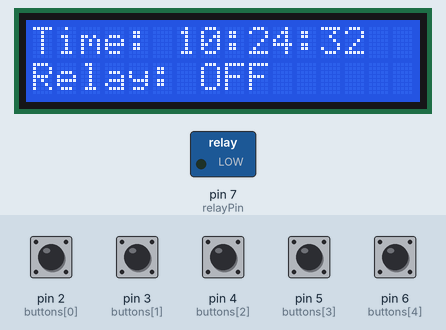
Bench run of a sketch on a simulated Arduino Uno, built with avr-gcc and run on an emulated ATmega328P. Parts: 16×2 character LCD, switched loads named in the sketch (green lamp = pin HIGH). Inputs (shaded band) come from the test bench; at power-on: pin 2 (buttons[0]), pin 3 (buttons[1]), pin 4 (buttons[2]), pin 5 (buttons[3]), pin 6 (buttons[4]) HIGH. The local clock reads 2024-03-15 10:24:30 at power-on unless the sketch sets it; EEPROM starts erased.

Above: at 2.8 s.
2.9 s: pin 2 (buttons[0]) pulled LOW for 0.15 s
At 3.7 s:
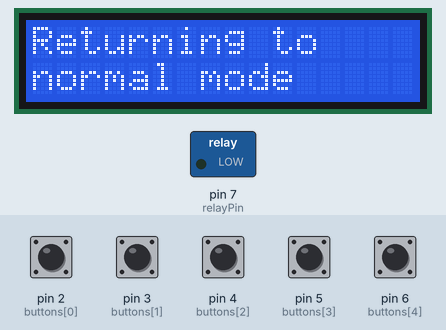
5.4 s: pin 2 (buttons[0]) pulled LOW for 0.15 s
At 6.3 s:
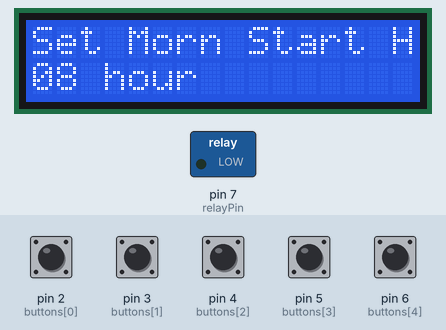
7.4 s: pin 2 (buttons[0]) pulled LOW for 3.2 s
At 10.5 s:
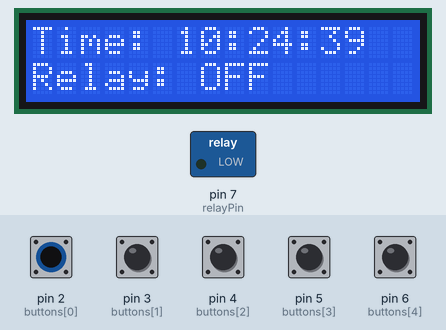
Timing chart, 0 to 12.0 s (numbered marks = the images above; inputs shaded):
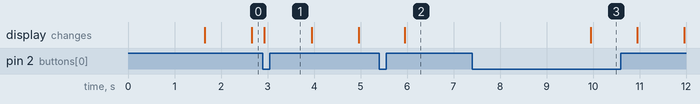

The sketch:

sketch.ino
```cpp
#include <Wire.h>
#include "RTClib.h"
#include <EEPROM.h>
#include <LiquidCrystal_I2C.h>

// ============= Configuration =============
#define LCD_ADDRESS      0x27     // I2C address: 0x27 or 0x3F
#define LCD_COLS        16
#define LCD_ROWS        2
#define DEBOUNCE_DELAY  300      // ms
#define IDLE_TIMEOUT    30000    // 30 seconds
#define EEPROM_SIGNATURE 0xAA    // EEPROM validation marker

// ============= Hardware Pins =============
const byte relayPin = 7;
const byte buttons[] = {2, 3, 4, 5, 6}; // mode, next, up, down, save

// ============= Global Objects =============
RTC_DS1307 rtc;
LiquidCrystal_I2C lcd(LCD_ADDRESS, LCD_COLS, LCD_ROWS);

// ============= State Variables =============
struct SystemState {
  bool setupMode = false;
  bool relayState = false;
  byte settingIndex = 0;
  byte timeValues[8]; // [mStartH, mStartM, mEndH, mEndM, eStartH, eStartM, eEndH, eEndM]
  unsigned long lastDebounce = 0;
  unsigned long lastActivity = 0;
  unsigned long lastDisplayUpdate = 0;
} state;

// Function prototypes
void initHardware();
void initRTC();
void loadSettings();
void showSplashScreen();
void handleButtons();
void handleIdleTimeout(unsigned long now);
void updateDisplay(unsigned long now);
void adjustTimeValue(int delta);
void handleRelayControl();
void saveSettings();
void printTime(const DateTime &time);
void printTwoDigits(byte number);
String getSettingName(byte index);

// ============= Setup =============
void setup() {
  Serial.begin(9600);
  initHardware();
  initRTC();
  loadSettings();
  showSplashScreen();
}

void initHardware() {
  lcd.begin(LCD_COLS, LCD_ROWS);
  lcd.backlight();

  pinMode(relayPin, OUTPUT);
  digitalWrite(relayPin, LOW);

  for (byte i = 0; i < sizeof(buttons)/sizeof(buttons[0]); i++) {
    pinMode(buttons[i], INPUT_PULLUP);
  }
}

void initRTC() {
  if (!rtc.begin()) {
    lcd.clear();
    lcd.setCursor(0, 0);
    lcd.print("RTC NOT FOUND!");
    lcd.setCursor(0, 1);
    lcd.print("Halting...");
    while (true);
  }

  if (!rtc.isrunning()) {
    lcd.clear();
    lcd.setCursor(0, 0);
    lcd.print("RTC Battery Low");
    lcd.setCursor(0, 1);
    lcd.print("Time may be wrong");
    delay(2000);
  }
}

// ============= Main Loop =============
void loop() {
  unsigned long now = millis();

  handleButtons();
  handleIdleTimeout(now);

  if (now - state.lastDisplayUpdate >= 1000) {
    updateDisplay(now);
    state.lastDisplayUpdate = now;
  }

  if (state.setupMode) {
    // Setup mode handling is now within handleButtons()
  } else {
    handleRelayControl();
  }
}

// ============= Button Handling =============
void handleButtons() {
  if (millis() - state.lastDebounce < DEBOUNCE_DELAY) return;

  if (digitalRead(buttons[0]) == LOW) { // Mode button
    state.setupMode = !state.setupMode;
    state.settingIndex = 0;
    state.lastDebounce = millis();
    state.lastActivity = millis();
    return;
  }

  if (!state.setupMode) return;

  if (digitalRead(buttons[1]) == LOW) { // Next button
    state.settingIndex = (state.settingIndex + 1) % 8;
    state.lastDebounce = millis();
    state.lastActivity = millis();
  }
  else if (digitalRead(buttons[2]) == LOW) { // Up button
    adjustTimeValue(1);
    state.lastDebounce = millis();
    state.lastActivity = millis();
  }
  else if (digitalRead(buttons[3]) == LOW) { // Down button
    adjustTimeValue(-1);
    state.lastDebounce = millis();
    state.lastActivity = millis();
  }
  else if (digitalRead(buttons[4]) == LOW) { // Save button
    saveSettings();
    state.setupMode = false;
    state.lastDebounce = millis();
    state.lastActivity = millis();
    lcd.clear();
    lcd.print("Settings Saved!");
    delay(1000);
  }
}

void adjustTimeValue(int delta) {
  byte maxValue = (state.settingIndex % 2 == 0) ? 23 : 59;
  state.timeValues[state.settingIndex] = (state.timeValues[state.settingIndex] + delta + maxValue + 1) % (maxValue + 1);
}

// ============= Display Handling =============
void updateDisplay(unsigned long now) {
  lcd.clear();

  if (state.setupMode) {
    lcd.setCursor(0, 0);
    lcd.print("Set ");
    lcd.print(getSettingName(state.settingIndex));
    lcd.setCursor(0, 1);
    printTwoDigits(state.timeValues[state.settingIndex]);
    lcd.print(state.settingIndex % 2 ? " min" : " hour");
  } else {
    DateTime time = rtc.now();
    lcd.setCursor(0, 0);
    lcd.print("Time: ");
    printTime(time);

    lcd.setCursor(0, 1);
    lcd.print("Relay: ");
    lcd.print(state.relayState ? "ON " : "OFF");

    if (!rtc.isrunning()) {
      lcd.setCursor(13, 1);
      lcd.print("LOW");
    }
  }
}

void printTime(const DateTime &time) {
  printTwoDigits(time.hour());
  lcd.print(":");
  printTwoDigits(time.minute());
  lcd.print(":");
  printTwoDigits(time.second());
}

void printTwoDigits(byte number) {
  if (number < 10) lcd.print("0");
  lcd.print(number);
}

// ============= Relay Control =============
void handleRelayControl() {
  DateTime now = rtc.now();
  int currentMin = now.hour() * 60 + now.minute();

  struct TimePeriod {
    int start;
    int end;
  };

  TimePeriod activePeriods[2] = {
    {state.timeValues[0] * 60 + state.timeValues[1],
     state.timeValues[2] * 60 + state.timeValues[3]},
    {state.timeValues[4] * 60 + state.timeValues[5],
     state.timeValues[6] * 60 + state.timeValues[7]}
  };

  bool shouldBeOn = false;
  for (byte i = 0; i < 2; i++) {
    if (activePeriods[i].start <= activePeriods[i].end) {
      if (currentMin >= activePeriods[i].start && currentMin < activePeriods[i].end) {
        shouldBeOn = true;
        break;
      }
    } else {
      if (currentMin >= activePeriods[i].start || currentMin < activePeriods[i].end) {
        shouldBeOn = true;
        break;
      }
    }
  }

  if (shouldBeOn != state.relayState) {
    state.relayState = shouldBeOn;
    digitalWrite(relayPin, state.relayState ? HIGH : LOW);
  }
}

// ============= EEPROM Handling =============
void loadSettings() {
  if (EEPROM.read(0) != EEPROM_SIGNATURE) {
    const byte defaults[8] = {8, 0, 10, 0, 18, 0, 22, 0};
    memcpy(state.timeValues, defaults, sizeof(defaults));
    saveSettings();
  } else {
    for (byte i = 0; i < 8; i++) {
      state.timeValues[i] = EEPROM.read(i + 1);
    }
  }
}

void saveSettings() {
  EEPROM.write(0, EEPROM_SIGNATURE);
  for (byte i = 0; i < 8; i++) {
    EEPROM.write(i + 1, state.timeValues[i]);
  }
}

// ============= UI Helpers =============
void showSplashScreen() {
  lcd.clear();
  lcd.setCursor(0, 0);
  lcd.print("Relay Controller");
  lcd.setCursor(0, 1);
  lcd.print("v2.1 Starting...");
  delay(1500);
}

String getSettingName(byte index) {
  const String names[] = {
    "Morn Start", "Morn End",
    "Eve Start", "Eve End"
  };
  return names[index / 2] + (index % 2 ? " Min" : " Hour");
}

// ============= Idle Timeout =============
void handleIdleTimeout(unsigned long now) {
  if (state.setupMode && (now - state.lastActivity > IDLE_TIMEOUT)) {
    state.setupMode = false;
    state.settingIndex = 0;
    lcd.clear();
    lcd.print("Returning to");
    lcd.setCursor(0, 1);
    lcd.print("normal mode");
    delay(1000);
  }
}
```

Measured:
- after the input at 2.9 s, the display: changes at once (image 1)
- after the input at 5.4 s, the display: changes after 0.56 s (image 2)
- after the input at 7.4 s, the display: changes after 2.6 s (image 3)
